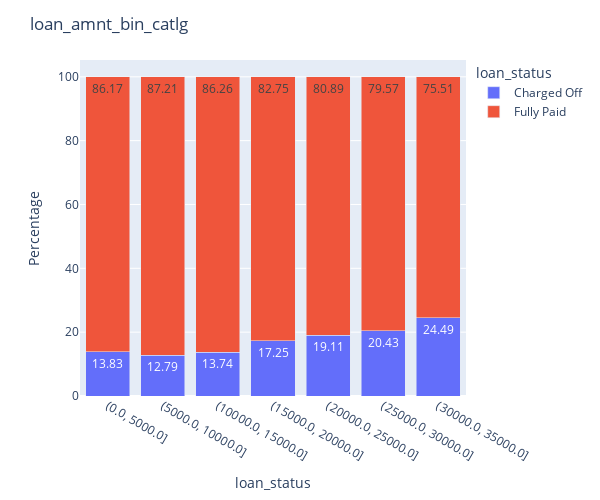

Write notebook code for a chart like this one.
### Code cell
stack_plot(x='loan_amnt_bin_catlg',y='loan_status',data=loan_data_extract)

### Figure 1 — Plotly figure (JSON) as saved in the notebook; plotly's stock layout.template omitted (floating-point values rounded to 4 significant figures)
{"data": [{"alignmentgroup": "True", "hovertemplate": "loan_status=Charged Off<br>loan_amnt_bin_catlg=%{x}<br>Percentage=%{text}<extra></extra>", "legendgroup": "Charged Off", "marker": {"color": "#636efa", "pattern": {"shape": ""}}, "name": "Charged Off", "offsetgroup": "Charged Off", "orientation": "v", "showlegend": true, "text": [13.83, 12.79, 13.74, 17.25, 19.11, 20.43, 24.49], "textposition": "auto", "type": "bar", "x": ["(0.0, 5000.0]", "(5000.0, 10000.0]", "(10000.0, 15000.0]", "(15000.0, 20000.0]", "(20000.0, 25000.0]", "(25000.0, 30000.0]", "(30000.0, 35000.0]"], "xaxis": "x", "y": [13.83, 12.79, 13.74, 17.25, 19.11, 20.43, 24.49], "yaxis": "y"}, {"alignmentgroup": "True", "hovertemplate": "loan_status=Fully Paid<br>loan_amnt_bin_catlg=%{x}<br>Percentage=%{text}<extra></extra>", "legendgroup": "Fully Paid", "marker": {"color": "#EF553B", "pattern": {"shape": ""}}, "name": "Fully Paid", "offsetgroup": "Fully Paid", "orientation": "v", "showlegend": true, "text": [86.17, 87.21, 86.26, 82.75, 80.89, 79.57, 75.51], "textposition": "auto", "type": "bar", "x": ["(0.0, 5000.0]", "(5000.0, 10000.0]", "(10000.0, 15000.0]", "(15000.0, 20000.0]", "(20000.0, 25000.0]", "(25000.0, 30000.0]", "(30000.0, 35000.0]"], "xaxis": "x", "y": [86.17, 87.21, 86.26, 82.75, 80.89, 79.57, 75.51], "yaxis": "y"}], "layout": {"barmode": "stack", "height": 500, "legend": {"title": {"text": "loan_status"}, "tracegroupgap": 0}, "margin": {"t": 60}, "title": {"text": "loan_amnt_bin_catlg"}, "width": 600, "xaxis": {"anchor": "y", "domain": [0, 1], "title": {"text": "loan_status"}}, "yaxis": {"anchor": "x", "domain": [0, 1], "title": {"text": "Percentage"}}}}
